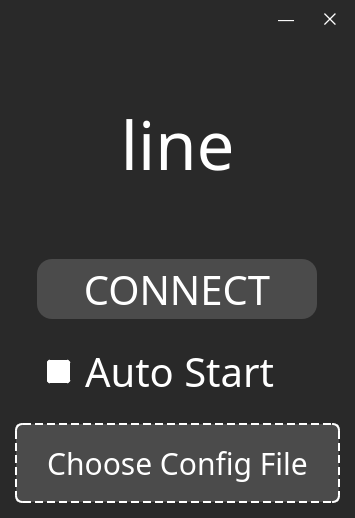
<?xml version="1.0" encoding="UTF-8"?>
<ui version="4.0">
 <class>MainWindow</class>
 <widget class="QMainWindow" name="MainWindow">
  <property name="windowModality">
   <enum>Qt::WindowModality::WindowModal</enum>
  </property>
  <property name="enabled">
   <bool>true</bool>
  </property>
  <property name="geometry">
   <rect>
    <x>0</x>
    <y>0</y>
    <width>355</width>
    <height>518</height>
   </rect>
  </property>
  <property name="sizePolicy">
   <sizepolicy hsizetype="Fixed" vsizetype="Fixed">
    <horstretch>0</horstretch>
    <verstretch>0</verstretch>
   </sizepolicy>
  </property>
  <property name="baseSize">
   <size>
    <width>0</width>
    <height>0</height>
   </size>
  </property>
  <property name="windowTitle">
   <string>line</string>
  </property>
  <property name="layoutDirection">
   <enum>Qt::LayoutDirection::RightToLeft</enum>
  </property>
  <property name="autoFillBackground">
   <bool>false</bool>
  </property>
  <property name="styleSheet">
   <string notr="true">background-color: #292929;</string>
  </property>
  <property name="toolButtonStyle">
   <enum>Qt::ToolButtonStyle::ToolButtonTextOnly</enum>
  </property>
  <property name="documentMode">
   <bool>true</bool>
  </property>
  <property name="tabShape">
   <enum>QTabWidget::TabShape::Triangular</enum>
  </property>
  <property name="unifiedTitleAndToolBarOnMac">
   <bool>false</bool>
  </property>
  <widget class="QWidget" name="centralwidget">
   <property name="sizePolicy">
    <sizepolicy hsizetype="Fixed" vsizetype="Fixed">
     <horstretch>0</horstretch>
     <verstretch>0</verstretch>
    </sizepolicy>
   </property>
   <property name="cursor">
    <cursorShape>ArrowCursor</cursorShape>
   </property>
   <property name="autoFillBackground">
    <bool>false</bool>
   </property>
   <property name="styleSheet">
    <string notr="true">border-radius: 17px;</string>
   </property>
   <layout class="QVBoxLayout" name="verticalLayout" stretch="0,1,0,0,0">
    <property name="spacing">
     <number>24</number>
    </property>
    <property name="sizeConstraint">
     <enum>QLayout::SizeConstraint::SetDefaultConstraint</enum>
    </property>
    <property name="leftMargin">
     <number>15</number>
    </property>
    <property name="topMargin">
     <number>9</number>
    </property>
    <property name="rightMargin">
     <number>15</number>
    </property>
    <property name="bottomMargin">
     <number>15</number>
    </property>
    <item>
     <layout class="QFormLayout" name="formLayout">
      <property name="sizeConstraint">
       <enum>QLayout::SizeConstraint::SetNoConstraint</enum>
      </property>
      <property name="leftMargin">
       <number>0</number>
      </property>
      <item row="0" column="0">
       <widget class="QPushButton" name="controlWindowCloseButton">
        <property name="minimumSize">
         <size>
          <width>20</width>
          <height>20</height>
         </size>
        </property>
        <property name="maximumSize">
         <size>
          <width>20</width>
          <height>20</height>
         </size>
        </property>
        <property name="baseSize">
         <size>
          <width>0</width>
          <height>0</height>
         </size>
        </property>
        <property name="cursor">
         <cursorShape>PointingHandCursor</cursorShape>
        </property>
        <property name="layoutDirection">
         <enum>Qt::LayoutDirection::RightToLeft</enum>
        </property>
        <property name="styleSheet">
         <string notr="true">background-color: transparent;
border: none;
color: white; 
font-size: 16px;</string>
        </property>
        <property name="text">
         <string>⨉</string>
        </property>
       </widget>
      </item>
      <item row="0" column="1">
       <widget class="QPushButton" name="controlWindowMinimizeButton">
        <property name="minimumSize">
         <size>
          <width>20</width>
          <height>20</height>
         </size>
        </property>
        <property name="maximumSize">
         <size>
          <width>20</width>
          <height>20</height>
         </size>
        </property>
        <property name="cursor">
         <cursorShape>PointingHandCursor</cursorShape>
        </property>
        <property name="layoutDirection">
         <enum>Qt::LayoutDirection::RightToLeft</enum>
        </property>
        <property name="styleSheet">
         <string notr="true">background-color: transparent;
border: none;
color: white; 
font-size: 16px;</string>
        </property>
        <property name="text">
         <string>—</string>
        </property>
       </widget>
      </item>
     </layout>
    </item>
    <item>
     <widget class="QLabel" name="titleLable">
      <property name="enabled">
       <bool>true</bool>
      </property>
      <property name="sizePolicy">
       <sizepolicy hsizetype="Preferred" vsizetype="Preferred">
        <horstretch>0</horstretch>
        <verstretch>0</verstretch>
       </sizepolicy>
      </property>
      <property name="minimumSize">
       <size>
        <width>0</width>
        <height>150</height>
       </size>
      </property>
      <property name="maximumSize">
       <size>
        <width>16666666</width>
        <height>16666666</height>
       </size>
      </property>
      <property name="font">
       <font>
        <family>NType 82</family>
        <pointsize>50</pointsize>
        <bold>false</bold>
       </font>
      </property>
      <property name="styleSheet">
       <string notr="true">background-color: rgb(41, 41, 41);
color: white;</string>
      </property>
      <property name="text">
       <string>line</string>
      </property>
      <property name="alignment">
       <set>Qt::AlignmentFlag::AlignCenter</set>
      </property>
     </widget>
    </item>
    <item alignment="Qt::AlignmentFlag::AlignHCenter">
     <widget class="QPushButton" name="connectButton">
      <property name="minimumSize">
       <size>
        <width>280</width>
        <height>60</height>
       </size>
      </property>
      <property name="maximumSize">
       <size>
        <width>280</width>
        <height>60</height>
       </size>
      </property>
      <property name="font">
       <font>
        <family>LED Dot-Matrix</family>
        <pointsize>-1</pointsize>
       </font>
      </property>
      <property name="cursor">
       <cursorShape>PointingHandCursor</cursorShape>
      </property>
      <property name="styleSheet">
       <string notr="true">background-color: rgb(75, 75, 75); color: white; border-radius: 15px; padding: 10px; font-size: 40px;</string>
      </property>
      <property name="text">
       <string>CONNECT</string>
      </property>
     </widget>
    </item>
    <item alignment="Qt::AlignmentFlag::AlignHCenter">
     <widget class="QCheckBox" name="autoStartCheckBox">
      <property name="sizePolicy">
       <sizepolicy hsizetype="Preferred" vsizetype="Preferred">
        <horstretch>0</horstretch>
        <verstretch>0</verstretch>
       </sizepolicy>
      </property>
      <property name="minimumSize">
       <size>
        <width>260</width>
        <height>0</height>
       </size>
      </property>
      <property name="maximumSize">
       <size>
        <width>16777215</width>
        <height>16777215</height>
       </size>
      </property>
      <property name="font">
       <font>
        <family>LED Dot-Matrix</family>
        <pointsize>-1</pointsize>
       </font>
      </property>
      <property name="cursor">
       <cursorShape>PointingHandCursor</cursorShape>
      </property>
      <property name="layoutDirection">
       <enum>Qt::LayoutDirection::LeftToRight</enum>
      </property>
      <property name="autoFillBackground">
       <bool>false</bool>
      </property>
      <property name="styleSheet">
       <string notr="true">QCheckBox {
    color: white;
    spacing: 5px;
	font-size: 40px;
}

QCheckBox::indicator {
	margin-right: 10px;
    width: 15px;
    height: 15px;
	border: 4px solid white;
    border-radius: 3px;
    background-color: white;
}

QCheckBox::indicator:checked {
	background-color: #292929;
}</string>
      </property>
      <property name="text">
       <string>Auto Start</string>
      </property>
      <property name="checkable">
       <bool>true</bool>
      </property>
      <property name="checked">
       <bool>false</bool>
      </property>
      <property name="tristate">
       <bool>false</bool>
      </property>
     </widget>
    </item>
    <item alignment="Qt::AlignmentFlag::AlignHCenter">
     <widget class="QPushButton" name="configButton">
      <property name="enabled">
       <bool>true</bool>
      </property>
      <property name="sizePolicy">
       <sizepolicy hsizetype="Minimum" vsizetype="Fixed">
        <horstretch>0</horstretch>
        <verstretch>0</verstretch>
       </sizepolicy>
      </property>
      <property name="minimumSize">
       <size>
        <width>325</width>
        <height>80</height>
       </size>
      </property>
      <property name="maximumSize">
       <size>
        <width>335</width>
        <height>100</height>
       </size>
      </property>
      <property name="font">
       <font>
        <family>LED Dot-Matrix</family>
        <pointsize>-1</pointsize>
       </font>
      </property>
      <property name="cursor">
       <cursorShape>PointingHandCursor</cursorShape>
      </property>
      <property name="styleSheet">
       <string notr="true">background-color: rgb(75, 75, 75);
color: white;
border: 2px dashed white;
border-radius: 7px;
font-size: 30px;</string>
      </property>
      <property name="text">
       <string>Choose Config File</string>
      </property>
     </widget>
    </item>
   </layout>
  </widget>
 </widget>
 <resources/>
 <connections/>
</ui>
